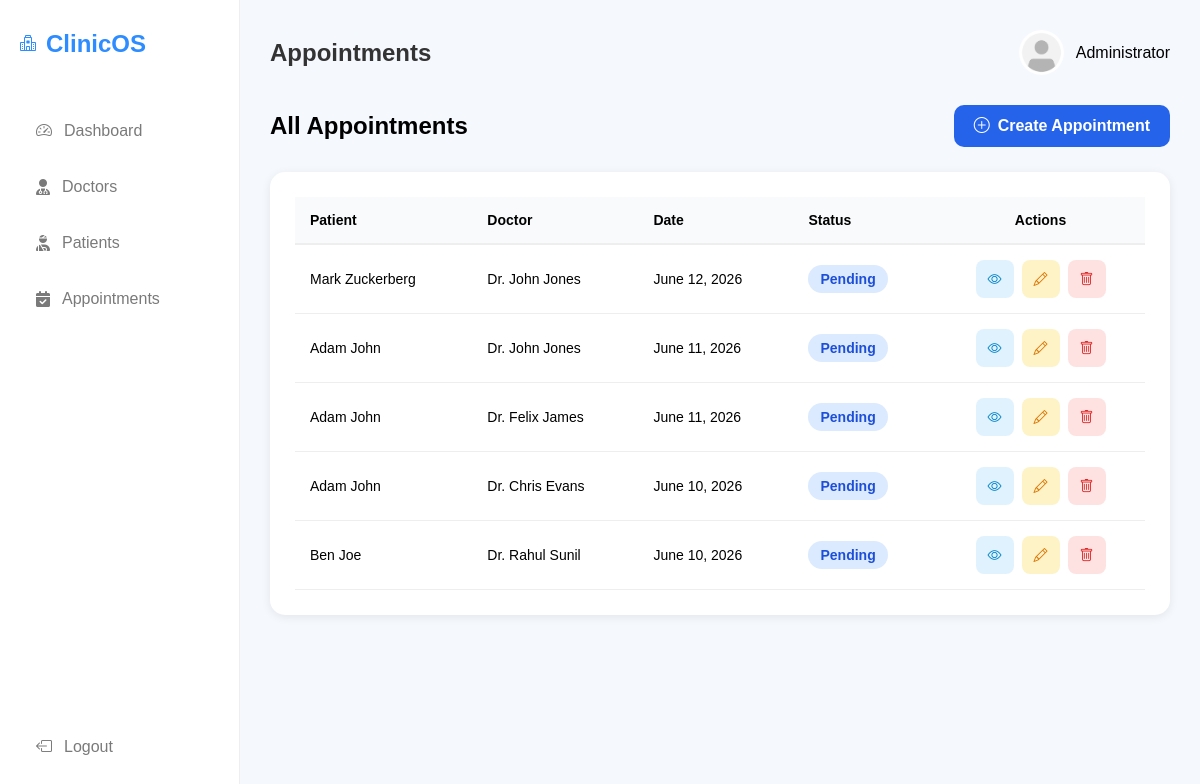
The page /admin_panel/appointments/ (signed in) on the database as committed earlier.
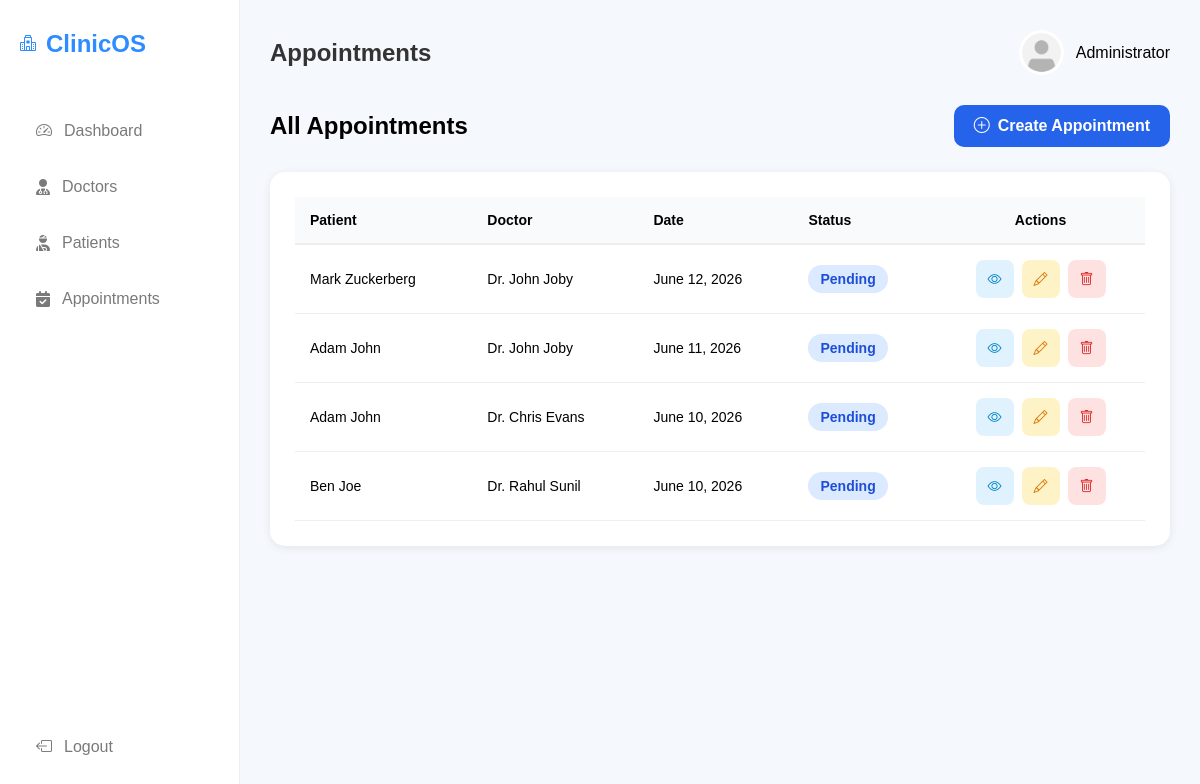
The same page on the database as committed later.
### managementsystem/models.py (models this page shows, shortened)
class Appointment(models.Model):
    doctor = models.ForeignKey(Doctor, on_delete=models.CASCADE)
    patient = models.ForeignKey(Patient, on_delete=models.CASCADE)
    appointment_date = models.DateField(default=timezone.now)
    appointment_time = models.TimeField(null=True,blank=True)
    reason = models.TextField(blank=True)
    STATUS_CHOICES = [('Pending', 'Pending'),('Completed', 'Completed'),]
    status = models.CharField(max_length=20,choices=STATUS_CHOICES,default='Pending')
    notes = models.TextField(blank=True)

class Patient(models.Model):
    user = models.OneToOneField(CustomUser,on_delete=models.CASCADE)
    gender_choices = (('male','Male'),('female','Female'),('other','Other'))
    gender = models.CharField(max_length=10,choices=gender_choices,default='male')
    age = models.IntegerField()
    phone = models.CharField(max_length=15)
    blood_group_choices = (('A+', 'A+'),('A-', 'A-'),('B+', 'B+'),('B-', 'B-'),('AB+', 'AB+'),('AB-', 'AB-'),('O+', 'O+'),('O-', 'O-'),)
    blood_group = models.CharField(max_length=3,choices=blood_group_choices)
    photo = models.ImageField(upload_to='patients',default='default/default.png')

class CustomUser(AbstractUser):
    ROLE_CHOICES = (
        ('admin', 'Admin'),
        ('doctor', 'Doctor'),
        ('patient', 'Patient'),
    )
    role = models.CharField(max_length=20, choices=ROLE_CHOICES,default='patient')

class Doctor(models.Model):
    user = models.OneToOneField(CustomUser,on_delete=models.CASCADE)
    phone = models.CharField(max_length=15, blank=True, null=True)
    department = models.CharField(max_length=100)
    education = models.TextField(default='MBBS')
    photo = models.ImageField(upload_to='doctors',default='default/default.png')

### managementsystem/views/admin_views.py (the view)
# urls.py: path('appointments/', admin_appointment_list,name='admin_appointments'),
@admin_required
def admin_appointment_list(request):
    appointments = Appointment.objects.select_related('patient', 'doctor').order_by('-appointment_date')
    return render(request, 'admin/appointments.html', {'appointments': appointments})

### managementsystem/templates/admin/appointments.html (shortened to what this page needs)
{% extends 'admin/base.html' %}
{% load static %}
{% block header %}Appointments{% endblock %}
{% block content %}
<div class="page-header">
    <h2>All Appointments</h2>
    <a href="{% url 'admin_create_appointment'%}" class="create-btn">
        <i class="bi bi-plus-circle"></i>
        Create Appointment
    </a>
</div>
<div class="table-card">
    <table>
        <thead>
            <tr>
                <th>Patient</th>
                <th>Doctor</th>
                <th>Date</th>
                <th>Status</th>
                <th class="text-center">Actions</th>
            </tr>
        </thead>
        <tbody>
            {% for appointment in appointments %}
            <tr>
                <td>{{ appointment.patient.user.get_full_name  }}</td>
                <td>
                    Dr. {{ appointment.doctor.user.get_full_name }}
                </td>
                <td>
                    {{ appointment.appointment_date }}
                </td>
                <td>
                    {% if appointment.status == 'Completed' %}
                        <span class="status completed">
                            Completed
                        </span>
                    {% else %}
                        <span class="status scheduled">
                            Pending
                        </span>
                    {% endif %}
                </td>
                <td class="text-center">
                    <div class="action-buttons">
                        <a href="{%url 'admin_view_appointment' appointment.id %}"
                           class="view-btn"
                           title="View">
                            <i class="bi bi-eye"></i>
                        </a>
                        <a href="{% url 'admin_update_appointment' appointment.id %}"
                           class="edit-btn"
                           title="Edit">
                            <i class="bi bi-pencil"></i>
                        </a>
                        <a href="{% url 'admin_delete_appointment' appointment.id %}"
                           class="delete-btn"
                           title="Delete">
                            <i class="bi bi-trash"></i>
                        </a>
                    </div>
                </td>
            </tr>
            {% endfor %}
        </tbody>
    </table>
</div>
{% endblock %}

Rows that differ between the two databases and show on the page:
removed Appointment: patient.user.get_full_name "Adam John", doctor.user.get_full_name "Felix James", appointment_date "June 11, 2026", status "Pending"
changed through a linked row, Appointment "June 12, 2026": doctor.user.get_full_name "John Jones" → "John Joby"
changed through a linked row, Appointment "June 11, 2026": doctor.user.get_full_name "John Jones" → "John Joby"
